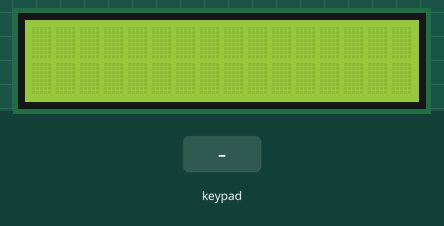
Recording of a sketch running on a simulated Arduino Uno, built with avr-gcc and run on an emulated ATmega328P. Shown: 16×2 character LCD. Inputs (shaded band) come from the test bench. What the sketch prints to the serial monitor is not drawn.

Above: at 1.2 s.
1.3 s: keypad keys 2 3 4 5 # pressed 0.4 s apart
At 3.5 s:
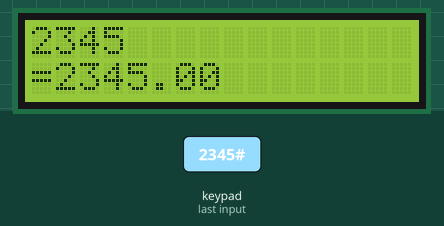
4.8 s: key 'A' pressed
At 6.0 s:
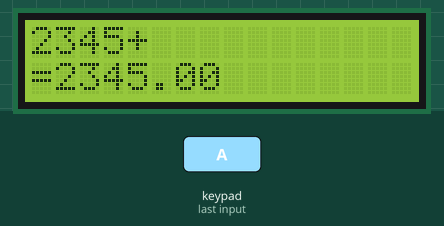
6.3 s: key 'C' pressed
At 6.9 s:
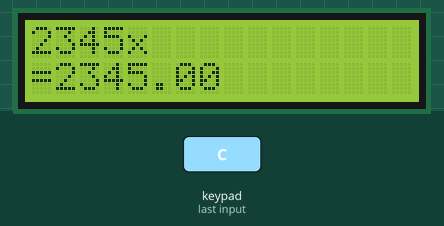
7.8 s: keypad keys 2 3 4 5 D pressed 0.4 s apart
At 10.5 s:
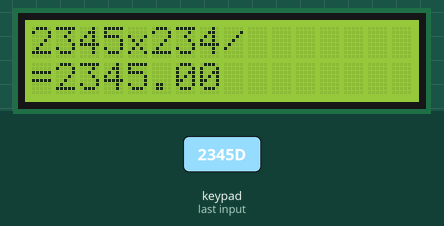
11.3 s: keypad keys 6 7 8 9 A pressed 0.4 s apart
At 13.2 s:
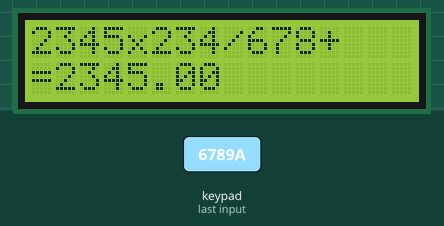
14.8 s: keypad keys 6 7 8 9 # pressed 0.4 s apart
At 17.3 s:
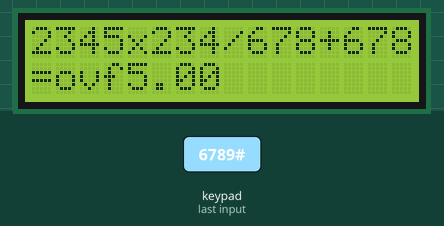
Timing chart, 0 to 18.8 s (numbered marks = the images above; inputs shaded):
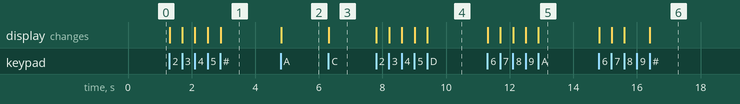

Measured:
- after the input at 1.3 s, the display: first changes at once (image 1 shows a later state)
- after the input at 4.8 s, the display: changes at once (image 2)
- after the input at 6.3 s, the display: changes at once (image 3)
- after the input at 7.8 s, the display: first changes at once (image 4 shows a later state)
- after the input at 11.3 s, the display: first changes at once (image 5 shows a later state)
- after the input at 14.8 s, the display: first changes at once (image 6 shows a later state)

The sketch:

lab4-3.ino
```cpp
#include<Wire.h>
#include<LiquidCrystal_I2C.h>
#include <Keypad.h>

/* There is four state in this Calculator */
#define ini    0    // A is not entered
#define enterA 1    // At list a digit of A is entered
#define enterB 2    // Enter B
#define syntaxerr 3 // Suntax error

/* Keyboard mapping */
const byte ROWS = 4; //four rows
const byte COLS = 4; //four columns
char keys[ROWS][COLS] = {{'1','2','3','A'},
                         {'4','5','6','B'},
                         {'7','8','9','C'},
                         {'*','0','#','D'}};
byte rowPins[ROWS] = {2, 3, 4, 5}; //connect to the row pinouts of the keypad
byte colPins[COLS] = {6, 7, 8, 9}; //connect to the column pinouts of the keypad

Keypad keypad = Keypad( makeKeymap(keys), rowPins, colPins, ROWS, COLS );

/* Calculator */
float A = 0;
float B = 0;
float ans = 0;
int cal_state = ini;
int operation = 0;
char operate[4] = {'+','-','x','/'};

LiquidCrystal_I2C lcd(0x27,16,2);

void setup() {
  // put your setup code here, to run once:
  lcd.init();
  lcd.backlight();
 //lcd.setCursor(0,0);
  //lcd.printstr("NCKU");
  Serial.begin(115200);
}
int cursor_pos;
void loop() {
  // put your main code here, to run repeatedly:
int i;

char key = keypad.getKey();
  if (key != NO_KEY){
    Serial.print(key);
    switch(key){
      case 'A':/* + */
      case 'B':/* - */
      case 'C':/* * */
      case 'D':/* / */
        operation = key - 'A';
        /* If A is not entered, then * and / operator are not allowed. */
        if(cal_state == ini){
          if(operation == 2 || operation == 3 ){
            cal_state = syntaxerr;
          }
          /* However, + and - are allowed. +B means +1 * B, -B means -1 * B. In these conditions, we set A to zero */
          else{
            lcd.setCursor(cursor_pos,0);
            lcd.print(operate[operation]);
            cal_state = enterB;
            A = 0;
          }
        }
        /*If A is enteted then enter B*/
        else{
          lcd.setCursor(cursor_pos,0);
          lcd.print(operate[operation]);
          cal_state = enterB;
        }
        break;
      case '#':/* = */
        /* If a syntax error already happened then just print Syntax error */
        if(cal_state == syntaxerr){
          Serial.println("Syntax Error");
          lcd.setCursor(0,1);
          lcd.print("Syntax Error");
          cal_state = ini;
        }else{/* normal operation */
          cal_state = ini;
          switch (operation){
            case 0:
              ans = A + B;
              break;
            case 1:
              ans = A - B;
              break;
            case 2:
              ans = A * B;
              break;
            case 3:
              ans = A / B;
              break;
            default:
              break;
          }
        lcd.setCursor(0,1);
        lcd.print("=");
        lcd.setCursor(1,1);
        lcd.print(ans);
        }
        Serial.print(A);
        Serial.print(' ');
        Serial.print(B);
        Serial.print(' ');
        Serial.println(ans);
        A = 0;
        B = 0;
        cal_state = ini;
        break;
      case '*':/* Clear */
        A = 0;
        B = 0;
        cal_state = ini;
        lcd.clear();
        cursor_pos=0;
        break;
      default: /* Enter Number */
        int num = key - '0';
        if (cal_state == ini){
          cal_state = enterA;
          lcd.clear();
          cursor_pos=0;
          lcd.setCursor(cursor_pos,0);
          lcd.print(key);
          cursor_pos++;
          A=num;
        }else if(cal_state == enterA){
          lcd.print(key);
          cursor_pos++;
          A = 10*A + num;
        }else{
          lcd.print(key);
          B = 10*B + num;
          cursor_pos++;
        }
        break;
    }
  }
}
```
